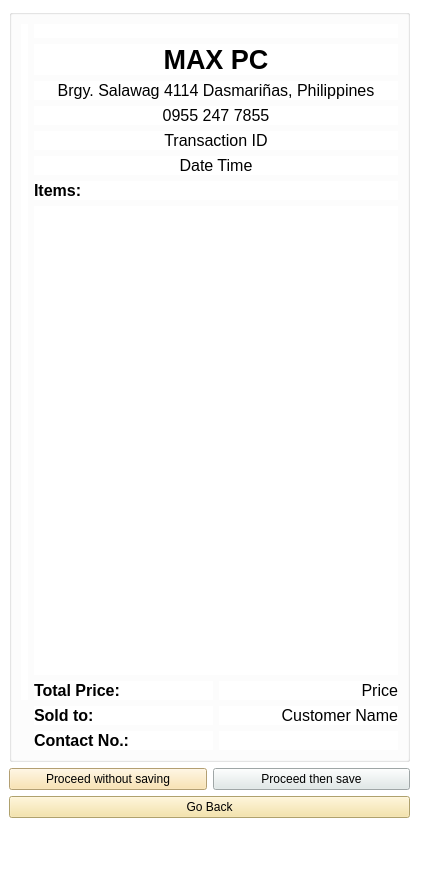
<?xml version="1.0" encoding="UTF-8"?>
<ui version="4.0">
 <class>MainWindow</class>
 <widget class="QMainWindow" name="MainWindow">
  <property name="geometry">
   <rect>
    <x>0</x>
    <y>0</y>
    <width>432</width>
    <height>869</height>
   </rect>
  </property>
  <property name="minimumSize">
   <size>
    <width>432</width>
    <height>869</height>
   </size>
  </property>
  <property name="maximumSize">
   <size>
    <width>432</width>
    <height>869</height>
   </size>
  </property>
  <property name="windowTitle">
   <string>Reciept Preview</string>
  </property>
  <property name="styleSheet">
   <string notr="true">background-color: rgb(255, 255, 255);</string>
  </property>
  <widget class="QWidget" name="centralwidget">
   <layout class="QGridLayout" name="gridLayout_2">
    <item row="3" column="0">
     <widget class="QPushButton" name="btnBack">
      <property name="styleSheet">
       <string notr="true">background-color:#f5e199;
</string>
      </property>
      <property name="text">
       <string>Go Back</string>
      </property>
      <property name="icon">
       <iconset>
        <normaloff>Icons/cancel.png</normaloff>Icons/cancel.png</iconset>
      </property>
     </widget>
    </item>
    <item row="2" column="0">
     <layout class="QHBoxLayout" name="horizontalLayout_4">
      <item>
       <widget class="QPushButton" name="btnDontPrint">
        <property name="styleSheet">
         <string notr="true">background-color:#fade9f;
</string>
        </property>
        <property name="text">
         <string>Proceed without saving</string>
        </property>
        <property name="icon">
         <iconset>
          <normaloff>Icons/remove.png</normaloff>Icons/remove.png</iconset>
        </property>
       </widget>
      </item>
      <item>
       <widget class="QPushButton" name="btnPrint">
        <property name="styleSheet">
         <string notr="true">
background-color: #dfe9e8;</string>
        </property>
        <property name="text">
         <string>Proceed then save</string>
        </property>
        <property name="icon">
         <iconset>
          <normaloff>Icons/save.png</normaloff>Icons/save.png</iconset>
        </property>
       </widget>
      </item>
     </layout>
    </item>
    <item row="0" column="0">
     <widget class="QGroupBox" name="print_layout_2">
      <layout class="QGridLayout" name="print_layout">
       <item row="0" column="1">
        <layout class="QVBoxLayout" name="verticalLayout">
         <item>
          <widget class="QLabel" name="label_6">
           <property name="text">
            <string/>
           </property>
           <property name="pixmap">
            <pixmap>100x100.png</pixmap>
           </property>
           <property name="scaledContents">
            <bool>false</bool>
           </property>
           <property name="alignment">
            <set>Qt::AlignCenter</set>
           </property>
          </widget>
         </item>
         <item>
          <widget class="QLabel" name="label">
           <property name="font">
            <font>
             <family>Arial</family>
             <pointsize>20</pointsize>
             <weight>75</weight>
             <bold>true</bold>
            </font>
           </property>
           <property name="text">
            <string>MAX PC</string>
           </property>
           <property name="alignment">
            <set>Qt::AlignCenter</set>
           </property>
          </widget>
         </item>
         <item>
          <widget class="QLabel" name="label_2">
           <property name="font">
            <font>
             <family>Arial</family>
             <pointsize>12</pointsize>
            </font>
           </property>
           <property name="text">
            <string>Brgy. Salawag 4114 Dasmariñas, Philippines</string>
           </property>
           <property name="alignment">
            <set>Qt::AlignCenter</set>
           </property>
          </widget>
         </item>
         <item>
          <widget class="QLabel" name="label_3">
           <property name="font">
            <font>
             <family>Arial</family>
             <pointsize>12</pointsize>
            </font>
           </property>
           <property name="text">
            <string>0955 247 7855</string>
           </property>
           <property name="alignment">
            <set>Qt::AlignCenter</set>
           </property>
          </widget>
         </item>
         <item>
          <widget class="QLabel" name="txtID">
           <property name="font">
            <font>
             <family>Arial</family>
             <pointsize>12</pointsize>
            </font>
           </property>
           <property name="text">
            <string>Transaction ID</string>
           </property>
           <property name="alignment">
            <set>Qt::AlignCenter</set>
           </property>
          </widget>
         </item>
         <item>
          <widget class="QLabel" name="txtDate">
           <property name="font">
            <font>
             <family>Arial</family>
             <pointsize>12</pointsize>
            </font>
           </property>
           <property name="text">
            <string>Date Time</string>
           </property>
           <property name="alignment">
            <set>Qt::AlignCenter</set>
           </property>
          </widget>
         </item>
         <item>
          <widget class="QLabel" name="label_4">
           <property name="font">
            <font>
             <family>Arial</family>
             <pointsize>12</pointsize>
             <weight>75</weight>
             <bold>true</bold>
            </font>
           </property>
           <property name="text">
            <string>Items:</string>
           </property>
          </widget>
         </item>
         <item>
          <widget class="QPlainTextEdit" name="txtItems">
           <property name="font">
            <font>
             <family>Arial</family>
             <pointsize>12</pointsize>
            </font>
           </property>
           <property name="frameShape">
            <enum>QFrame::NoFrame</enum>
           </property>
           <property name="readOnly">
            <bool>true</bool>
           </property>
           <property name="backgroundVisible">
            <bool>true</bool>
           </property>
          </widget>
         </item>
         <item>
          <layout class="QHBoxLayout" name="horizontalLayout">
           <item>
            <widget class="QLabel" name="label_5">
             <property name="font">
              <font>
               <family>Arial</family>
               <pointsize>12</pointsize>
               <weight>75</weight>
               <bold>true</bold>
              </font>
             </property>
             <property name="text">
              <string>Total Price:</string>
             </property>
            </widget>
           </item>
           <item>
            <widget class="QLabel" name="txtPrice">
             <property name="font">
              <font>
               <family>Arial</family>
               <pointsize>12</pointsize>
              </font>
             </property>
             <property name="text">
              <string>Price</string>
             </property>
             <property name="alignment">
              <set>Qt::AlignRight|Qt::AlignTrailing|Qt::AlignVCenter</set>
             </property>
            </widget>
           </item>
          </layout>
         </item>
        </layout>
       </item>
       <item row="1" column="1">
        <layout class="QHBoxLayout" name="horizontalLayout_2">
         <item>
          <widget class="QLabel" name="label_7">
           <property name="font">
            <font>
             <family>Arial</family>
             <pointsize>12</pointsize>
             <weight>75</weight>
             <bold>true</bold>
            </font>
           </property>
           <property name="text">
            <string>Sold to:</string>
           </property>
          </widget>
         </item>
         <item>
          <widget class="QLabel" name="txtName">
           <property name="font">
            <font>
             <pointsize>12</pointsize>
            </font>
           </property>
           <property name="text">
            <string>Customer Name</string>
           </property>
           <property name="alignment">
            <set>Qt::AlignRight|Qt::AlignTrailing|Qt::AlignVCenter</set>
           </property>
          </widget>
         </item>
        </layout>
       </item>
       <item row="2" column="1">
        <layout class="QHBoxLayout" name="horizontalLayout_3">
         <item>
          <widget class="QLabel" name="label_9">
           <property name="font">
            <font>
             <family>Arial</family>
             <pointsize>12</pointsize>
             <weight>75</weight>
             <bold>true</bold>
            </font>
           </property>
           <property name="text">
            <string>Contact No.:</string>
           </property>
          </widget>
         </item>
         <item>
          <widget class="QLabel" name="txtNum">
           <property name="font">
            <font>
             <family>Arial</family>
             <pointsize>12</pointsize>
            </font>
           </property>
           <property name="text">
            <string/>
           </property>
           <property name="alignment">
            <set>Qt::AlignRight|Qt::AlignTrailing|Qt::AlignVCenter</set>
           </property>
          </widget>
         </item>
        </layout>
       </item>
       <item row="0" column="0">
        <widget class="QLabel" name="label_8">
         <property name="text">
          <string/>
         </property>
        </widget>
       </item>
      </layout>
     </widget>
    </item>
    <item row="0" column="1">
     <widget class="QLabel" name="label_10">
      <property name="text">
       <string/>
      </property>
     </widget>
    </item>
    <item row="4" column="0">
     <widget class="QLabel" name="label_11">
      <property name="text">
       <string/>
      </property>
     </widget>
    </item>
   </layout>
  </widget>
  <widget class="QMenuBar" name="menubar">
   <property name="geometry">
    <rect>
     <x>0</x>
     <y>0</y>
     <width>432</width>
     <height>21</height>
    </rect>
   </property>
  </widget>
  <widget class="QStatusBar" name="statusbar"/>
 </widget>
 <resources/>
 <connections/>
</ui>
